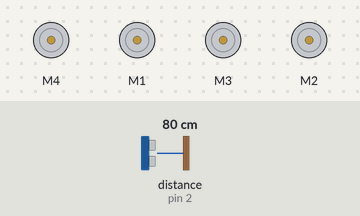
A sketch run on a simulated Arduino Uno, built with avr-gcc and run on an emulated ATmega328P. Parts: 4 × DC motor (green arrow = forward, orange = backward, longer = faster). Wiring (inferred from the names in the program): ultrasonic range finder: trigger pin 3; echo pin 2. Inputs (shaded band) come from the test bench; at power-on: distance to the obstacle (sensor on pin 2) 80 cm. The echo pulse lasts 58.3 µs per cm.

Above: at 1.2 s.
1.3 s: distance to the obstacle (sensor on pin 2) set to 7 cm
2.8 s: distance to the obstacle (sensor on pin 2) set to 4 cm
At 3.3 s:
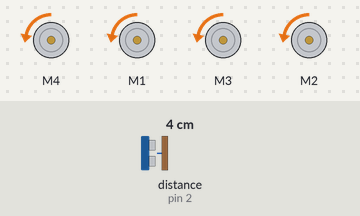
5.8 s: distance to the obstacle (sensor on pin 2) set to 9 cm
At 6.7 s:
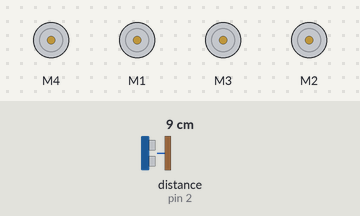
7.8 s: distance to the obstacle (sensor on pin 2) set to 2 cm
At 8.3 s:
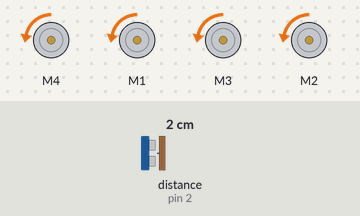
Timing chart, 0 to 10.8 s (numbered marks = the images above; inputs shaded):
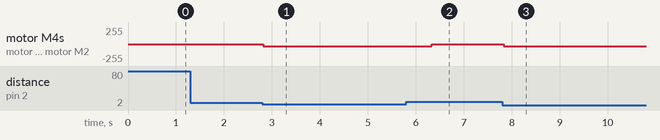

Measured:
- after the input at 1.3 s, every drawn part: stays the same
- after the input at 2.8 s, motor M4, motor M1, motor M3, motor M2: stopped → backward 30/255 at once
- after the input at 5.8 s, motor M4, motor M1, motor M3, motor M2: backward 30/255 → stopped after 0.53 s
- after the input at 7.8 s, motor M4, motor M1, motor M3, motor M2: stopped → backward 30/255 at once

The sketch:

sensor_integration.ino
```cpp
#include <Wire.h>
#include <Adafruit_MotorShield.h>
#include "utility/Adafruit_MS_PWMServoDriver.h"

// Create the motor shield object with the default I2C address
Adafruit_MotorShield AFMS = Adafruit_MotorShield();

// Select which 'port' M1, M2, M3 or M4. In this case, M1
Adafruit_DCMotor *leftMotor1 = AFMS.getMotor(4);
Adafruit_DCMotor *leftMotor2 = AFMS.getMotor(1);
Adafruit_DCMotor *rightMotor1 = AFMS.getMotor(3);
Adafruit_DCMotor *rightMotor2 = AFMS.getMotor(2);

int leftMotorSpeed=0;
int rightMotorSpeed=0;

// Set up data recieve and use
String readString = "";
char lastIncomingChar;
bool begin = false;
int ind0;
int ind1;
int ind2;
String left_motors = "";
String right_motors = "";
int lastDirection=1;
int currentDirection;
#define echoF 2 // attach pin D2 Arduino to pin Echo of HC-SR04
#define trigF 3 //attach pin D3 Arduino to pin Trig of HC-SR04
/*#define echoB 4 //SENSOR IN THE BACK
#define trigB 5 //SENSOR IN THE BACK
#define echoL 6 //SENSOR IN THE LEFT
#define trigL 7 //SENSOR IN THE LEFT
#define echoR 8 //SENSOR IN THE RIGHT
#define trigR 9 //SENSOR IN THE RIGHT
*/
long distanceF=10;
long distanceFRaw;
/*
long distanceB;
long distanceL;
long distanceR;
*/
int Speed;
unsigned long new_time;
unsigned long next_time;

#define INTERVAL    30
#define MAX_ECHO    30000
#define SCALE_CM    58

void setup() {
  // put your setup code here, to run once:
 // pinMode(trigF, OUTPUT); // Sets the trigPin as an OUTPUT trigFront
 // pinMode(echoF, INPUT); // Sets the echoPin as an INPUT echoFront
  AFMS.begin();
  // Set initial motor speeds
  leftMotor1->setSpeed(leftMotorSpeed);
  leftMotor2->setSpeed(leftMotorSpeed);
  rightMotor1->setSpeed(rightMotorSpeed);
  rightMotor2->setSpeed(rightMotorSpeed);
  // Stop the motors, set to run forward
  // NOTE: Don't call often, will make wheels jitter
  leftMotor1->run(FORWARD);
  leftMotor2->run(FORWARD);
  rightMotor1->run(FORWARD);
  rightMotor2->run(FORWARD);
  // Set up serial
  next_time = INTERVAL;       /* set time from reset */
  pinMode( trigF, OUTPUT );
  /*pinMode( trigB, OUTPUT );
  pinMode( trigL, OUTPUT );
  pinMode( trigR, OUTPUT );
  */
  digitalWrite( trigF, LOW );       // Set trig pin LOW here NOT later
  /*
  digitalWrite( trigB, LOW );       // Set trig pin LOW here NOT later
  digitalWrite( trigL, LOW );       // Set trig pin LOW here NOT later
  digitalWrite( trigR, LOW );       // Set trig pin LOW here NOT later
  */
  pinMode( echoF, INPUT );
  /*
  pinMode( echoB, INPUT );
  pinMode( echoL, INPUT );
  pinMode( echoR, INPUT );
  */
  Serial.begin( 9600 );
}

void loop() {
  while(true) {
     new_time = millis( );
      if( new_time >= next_time )
      {

        digitalWrite( trigF, HIGH );
        /*digitalWrite( trigB, HIGH );
        digitalWrite( trigL, HIGH );
        digitalWrite( trigR, HIGH );
        */
        delayMicroseconds( 10 );
        digitalWrite( trigF, LOW );
        /*
        digitalWrite( trigB, LOW );
        digitalWrite( trigL, LOW );
        digitalWrite( trigR, LOW );
        */
        distanceFRaw = pulseIn( echoF, HIGH, MAX_ECHO );
        /*
        distanceB = pulseIn( echoB, HIGH, MAX_ECHO );
        distanceL = pulseIn( echoL, HIGH, MAX_ECHO );
        distanceR = pulseIn( echoR, HIGH, MAX_ECHO );
        */
        if( distanceFRaw > 0 ){
        distanceF = distanceFRaw/SCALE_CM;
        }
        /*if( distanceB > 0 ){
        distanceB /= SCALE_CM;
        }
        if( distanceL > 0 ){
        distanceL /= SCALE_CM;
        }
        if( distanceR > 0 ){
        distanceR /= SCALE_CM;
        }
        */

        next_time = new_time + INTERVAL;   // save next time to run this part of loop
       }
        if(distanceF<5){
          leftMotor1->run(BACKWARD);
          leftMotor2->run(BACKWARD);
          rightMotor1->run(BACKWARD);
          rightMotor2->run(BACKWARD);

          Speed=30;
          leftMotor1->setSpeed(Speed);
          leftMotor2->setSpeed(Speed);
          rightMotor1->setSpeed(Speed);
          rightMotor2->setSpeed(Speed);
          delay(700);

          leftMotor1->run(FORWARD);
          leftMotor2->run(FORWARD);
          rightMotor1->run(FORWARD);
          rightMotor2->run(FORWARD);
          leftMotor1->setSpeed(0);
          leftMotor2->setSpeed(0);
          rightMotor1->setSpeed(0);
          rightMotor2->setSpeed(0);
        }


    if (Serial.available() > 0){
      // Make sure data is at start
      if (!begin){
        lastIncomingChar = Serial.read(); // grab the most recent char
        // when to start through ternary operator, make sure data format usable
        begin = ( lastIncomingChar == '.' ) ? true : false;
      }
      // Make sure that there is new data over Serial
      // Note: needs to include '.', so not else if
      if (begin) {
        lastIncomingChar = Serial.read(); // grab the most recent char
        // run when final index sent
        if(lastIncomingChar == '*') {
          ind0 = readString.indexOf('.'); // find initial index value
          ind1 = readString.indexOf(','); // find index value of ',' in string
          left_motors = readString.substring(ind0+1,ind1); // grab string from past '.' index to ','
          right_motors = readString.substring(ind1+1); // grab string from index ',' on
          leftMotorSpeed = left_motors.toInt(); // get integer value and store
          rightMotorSpeed = right_motors.toInt();
          // change speed
          currentDirection=1;
          if(leftMotorSpeed<0&&rightMotorSpeed<0){
            currentDirection=0;
          }
          if(currentDirection!=lastDirection){
            if(currentDirection==1){
              leftMotor1->run(FORWARD);
              leftMotor2->run(FORWARD);
              rightMotor1->run(FORWARD);
              rightMotor2->run(FORWARD);
            }
            else{
              leftMotor1->run(BACKWARD);
              leftMotor2->run(BACKWARD);
              rightMotor1->run(BACKWARD);
              rightMotor2->run(BACKWARD);
           }
         }
         leftMotorSpeed=abs(leftMotorSpeed);
         rightMotorSpeed=abs(rightMotorSpeed);
          leftMotor1->setSpeed(leftMotorSpeed);
          leftMotor2->setSpeed(leftMotorSpeed);
          rightMotor1->setSpeed(rightMotorSpeed);
          rightMotor2->setSpeed(rightMotorSpeed);
          // clear string to reuse
          readString = "";
          lastDirection=currentDirection;
        }
        else {
          // build string starting from '.' until '*' char is reached
          readString += lastIncomingChar;
        }
      }
    }
  }
}
```
